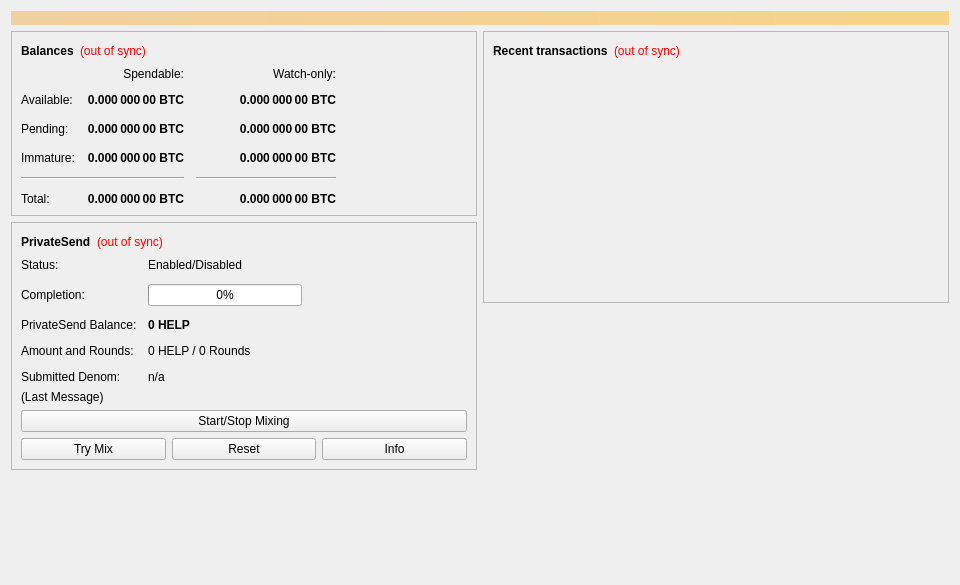
<?xml version="1.0" encoding="UTF-8"?>
<ui version="4.0">
 <class>OverviewPage</class>
 <widget class="QWidget" name="OverviewPage">
  <property name="geometry">
   <rect>
    <x>0</x>
    <y>0</y>
    <width>960</width>
    <height>585</height>
   </rect>
  </property>
  <property name="minimumSize">
   <size>
    <width>960</width>
    <height>0</height>
   </size>
  </property>
  <property name="windowTitle">
   <string>Form</string>
  </property>
  <layout class="QVBoxLayout" name="topLayout">
   <item>
    <widget class="QLabel" name="labelAlerts">
     <property name="visible">
      <bool>false</bool>
     </property>
     <property name="styleSheet">
      <string notr="true">QLabel { background-color: qlineargradient(x1: 0, y1: 0, x2: 1, y2: 0, stop:0 #F0D0A0, stop:1 #F8D488); color:#000000; }</string>
     </property>
     <property name="wordWrap">
      <bool>true</bool>
     </property>
     <property name="margin">
      <number>3</number>
     </property>
     <property name="textInteractionFlags">
      <set>Qt::TextSelectableByMouse</set>
     </property>
    </widget>
   </item>
   <item>
    <layout class="QHBoxLayout" name="horizontalLayout" stretch="1,1">
     <item>
      <layout class="QVBoxLayout" name="verticalLayout_2">
       <item>
        <widget class="QFrame" name="frame">
         <property name="frameShape">
          <enum>QFrame::StyledPanel</enum>
         </property>
         <property name="frameShadow">
          <enum>QFrame::Raised</enum>
         </property>
         <layout class="QVBoxLayout" name="verticalLayout_4">
          <item>
           <layout class="QHBoxLayout" name="horizontalLayout_4">
            <item>
             <widget class="QLabel" name="label_5">
              <property name="font">
               <font>
                <weight>75</weight>
                <bold>true</bold>
               </font>
              </property>
              <property name="text">
               <string>Balances</string>
              </property>
             </widget>
            </item>
            <item>
             <widget class="QLabel" name="labelWalletStatus">
              <property name="toolTip">
               <string>The displayed information may be out of date. Your wallet automatically synchronizes with the Help network after a connection is established, but this process has not completed yet.</string>
              </property>
              <property name="styleSheet">
               <string notr="true">QLabel { color: red; }</string>
              </property>
              <property name="text">
               <string notr="true">(out of sync)</string>
              </property>
              <property name="alignment">
               <set>Qt::AlignLeading|Qt::AlignLeft|Qt::AlignVCenter</set>
              </property>
             </widget>
            </item>
            <item>
             <spacer name="horizontalSpacer_3">
              <property name="orientation">
               <enum>Qt::Horizontal</enum>
              </property>
              <property name="sizeHint" stdset="0">
               <size>
                <width>40</width>
                <height>20</height>
               </size>
              </property>
             </spacer>
            </item>
           </layout>
          </item>
          <item>
           <layout class="QGridLayout" name="gridLayout">
            <property name="spacing">
             <number>12</number>
            </property>
            <item row="2" column="2">
             <widget class="QLabel" name="labelWatchPending">
              <property name="font">
               <font>
                <weight>75</weight>
                <bold>true</bold>
               </font>
              </property>
              <property name="cursor">
               <cursorShape>IBeamCursor</cursorShape>
              </property>
              <property name="toolTip">
               <string>Unconfirmed transactions to watch-only addresses</string>
              </property>
              <property name="text">
               <string notr="true">0.000 000 00 BTC</string>
              </property>
              <property name="alignment">
               <set>Qt::AlignRight|Qt::AlignTrailing|Qt::AlignVCenter</set>
              </property>
              <property name="textInteractionFlags">
               <set>Qt::LinksAccessibleByMouse|Qt::TextSelectableByKeyboard|Qt::TextSelectableByMouse</set>
              </property>
             </widget>
            </item>
            <item row="2" column="1">
             <widget class="QLabel" name="labelUnconfirmed">
              <property name="font">
               <font>
                <weight>75</weight>
                <bold>true</bold>
               </font>
              </property>
              <property name="cursor">
               <cursorShape>IBeamCursor</cursorShape>
              </property>
              <property name="toolTip">
               <string>Total of transactions that have yet to be confirmed, and do not yet count toward the spendable balance</string>
              </property>
              <property name="text">
               <string notr="true">0.000 000 00 BTC</string>
              </property>
              <property name="alignment">
               <set>Qt::AlignRight|Qt::AlignTrailing|Qt::AlignVCenter</set>
              </property>
              <property name="textInteractionFlags">
               <set>Qt::LinksAccessibleByMouse|Qt::TextSelectableByKeyboard|Qt::TextSelectableByMouse</set>
              </property>
             </widget>
            </item>
            <item row="3" column="2">
             <widget class="QLabel" name="labelWatchImmature">
              <property name="font">
               <font>
                <weight>75</weight>
                <bold>true</bold>
               </font>
              </property>
              <property name="cursor">
               <cursorShape>IBeamCursor</cursorShape>
              </property>
              <property name="toolTip">
               <string>Mined balance in watch-only addresses that has not yet matured</string>
              </property>
              <property name="text">
               <string notr="true">0.000 000 00 BTC</string>
              </property>
              <property name="alignment">
               <set>Qt::AlignRight|Qt::AlignTrailing|Qt::AlignVCenter</set>
              </property>
              <property name="textInteractionFlags">
               <set>Qt::LinksAccessibleByMouse|Qt::TextSelectableByKeyboard|Qt::TextSelectableByMouse</set>
              </property>
             </widget>
            </item>
            <item row="4" column="0" colspan="2">
             <widget class="Line" name="lineSpendableBalance">
              <property name="orientation">
               <enum>Qt::Horizontal</enum>
              </property>
             </widget>
            </item>
            <item row="4" column="2">
             <widget class="Line" name="lineWatchBalance">
              <property name="sizePolicy">
               <sizepolicy hsizetype="Preferred" vsizetype="Fixed">
                <horstretch>0</horstretch>
                <verstretch>0</verstretch>
               </sizepolicy>
              </property>
              <property name="minimumSize">
               <size>
                <width>140</width>
                <height>0</height>
               </size>
              </property>
              <property name="orientation">
               <enum>Qt::Horizontal</enum>
              </property>
             </widget>
            </item>
            <item row="5" column="0">
             <widget class="QLabel" name="labelTotalText">
              <property name="text">
               <string>Total:</string>
              </property>
             </widget>
            </item>
            <item row="3" column="1">
             <widget class="QLabel" name="labelImmature">
              <property name="font">
               <font>
                <weight>75</weight>
                <bold>true</bold>
               </font>
              </property>
              <property name="cursor">
               <cursorShape>IBeamCursor</cursorShape>
              </property>
              <property name="toolTip">
               <string>Mined balance that has not yet matured</string>
              </property>
              <property name="text">
               <string notr="true">0.000 000 00 BTC</string>
              </property>
              <property name="alignment">
               <set>Qt::AlignRight|Qt::AlignTrailing|Qt::AlignVCenter</set>
              </property>
              <property name="textInteractionFlags">
               <set>Qt::LinksAccessibleByMouse|Qt::TextSelectableByKeyboard|Qt::TextSelectableByMouse</set>
              </property>
             </widget>
            </item>
            <item row="2" column="3">
             <spacer name="horizontalSpacer_2">
              <property name="orientation">
               <enum>Qt::Horizontal</enum>
              </property>
              <property name="sizeHint" stdset="0">
               <size>
                <width>40</width>
                <height>20</height>
               </size>
              </property>
             </spacer>
            </item>
            <item row="3" column="0">
             <widget class="QLabel" name="labelImmatureText">
              <property name="text">
               <string>Immature:</string>
              </property>
             </widget>
            </item>
            <item row="5" column="1">
             <widget class="QLabel" name="labelTotal">
              <property name="font">
               <font>
                <weight>75</weight>
                <bold>true</bold>
               </font>
              </property>
              <property name="cursor">
               <cursorShape>IBeamCursor</cursorShape>
              </property>
              <property name="toolTip">
               <string>Your current total balance</string>
              </property>
              <property name="text">
               <string notr="true">0.000 000 00 BTC</string>
              </property>
              <property name="alignment">
               <set>Qt::AlignRight|Qt::AlignTrailing|Qt::AlignVCenter</set>
              </property>
              <property name="textInteractionFlags">
               <set>Qt::LinksAccessibleByMouse|Qt::TextSelectableByKeyboard|Qt::TextSelectableByMouse</set>
              </property>
             </widget>
            </item>
            <item row="5" column="2">
             <widget class="QLabel" name="labelWatchTotal">
              <property name="font">
               <font>
                <weight>75</weight>
                <bold>true</bold>
               </font>
              </property>
              <property name="cursor">
               <cursorShape>IBeamCursor</cursorShape>
              </property>
              <property name="toolTip">
               <string>Current total balance in watch-only addresses</string>
              </property>
              <property name="text">
               <string notr="true">0.000 000 00 BTC</string>
              </property>
              <property name="alignment">
               <set>Qt::AlignRight|Qt::AlignTrailing|Qt::AlignVCenter</set>
              </property>
              <property name="textInteractionFlags">
               <set>Qt::LinksAccessibleByMouse|Qt::TextSelectableByKeyboard|Qt::TextSelectableByMouse</set>
              </property>
             </widget>
            </item>
            <item row="0" column="2">
             <widget class="QLabel" name="labelWatchonly">
              <property name="text">
               <string>Watch-only:</string>
              </property>
              <property name="alignment">
               <set>Qt::AlignRight|Qt::AlignTrailing|Qt::AlignVCenter</set>
              </property>
             </widget>
            </item>
            <item row="1" column="0">
             <widget class="QLabel" name="labelBalanceText">
              <property name="text">
               <string>Available:</string>
              </property>
             </widget>
            </item>
            <item row="1" column="1">
             <widget class="QLabel" name="labelBalance">
              <property name="font">
               <font>
                <weight>75</weight>
                <bold>true</bold>
               </font>
              </property>
              <property name="cursor">
               <cursorShape>IBeamCursor</cursorShape>
              </property>
              <property name="toolTip">
               <string>Your current spendable balance</string>
              </property>
              <property name="text">
               <string notr="true">0.000 000 00 BTC</string>
              </property>
              <property name="alignment">
               <set>Qt::AlignRight|Qt::AlignTrailing|Qt::AlignVCenter</set>
              </property>
              <property name="textInteractionFlags">
               <set>Qt::LinksAccessibleByMouse|Qt::TextSelectableByKeyboard|Qt::TextSelectableByMouse</set>
              </property>
             </widget>
            </item>
            <item row="1" column="2">
             <widget class="QLabel" name="labelWatchAvailable">
              <property name="font">
               <font>
                <weight>75</weight>
                <bold>true</bold>
               </font>
              </property>
              <property name="cursor">
               <cursorShape>IBeamCursor</cursorShape>
              </property>
              <property name="toolTip">
               <string>Your current balance in watch-only addresses</string>
              </property>
              <property name="text">
               <string notr="true">0.000 000 00 BTC</string>
              </property>
              <property name="alignment">
               <set>Qt::AlignRight|Qt::AlignTrailing|Qt::AlignVCenter</set>
              </property>
              <property name="textInteractionFlags">
               <set>Qt::LinksAccessibleByMouse|Qt::TextSelectableByKeyboard|Qt::TextSelectableByMouse</set>
              </property>
             </widget>
            </item>
            <item row="2" column="0">
             <widget class="QLabel" name="labelPendingText">
              <property name="text">
               <string>Pending:</string>
              </property>
             </widget>
            </item>
            <item row="0" column="1">
             <widget class="QLabel" name="labelSpendable">
              <property name="text">
               <string>Spendable:</string>
              </property>
              <property name="alignment">
               <set>Qt::AlignRight|Qt::AlignTrailing|Qt::AlignVCenter</set>
              </property>
             </widget>
            </item>
           </layout>
          </item>
         </layout>
        </widget>
       </item>
       <item>
        <widget class="QFrame" name="framePrivateSend">
         <property name="layoutDirection">
          <enum>Qt::LeftToRight</enum>
         </property>
         <property name="frameShape">
          <enum>QFrame::StyledPanel</enum>
         </property>
         <property name="frameShadow">
          <enum>QFrame::Raised</enum>
         </property>
         <layout class="QVBoxLayout" name="VerticalLayout_PS1">
          <item>
           <layout class="QHBoxLayout" name="horizontalLayout_5">
            <item>
             <widget class="QLabel" name="labelPrivateSendHeader">
              <property name="font">
               <font>
                <weight>75</weight>
                <bold>true</bold>
               </font>
              </property>
              <property name="text">
               <string>PrivateSend</string>
              </property>
             </widget>
            </item>
            <item>
             <widget class="QLabel" name="labelPrivateSendSyncStatus">
              <property name="toolTip">
               <string>The displayed information may be out of date. Your wallet automatically synchronizes with the Help network after a connection is established, but this process has not completed yet.</string>
              </property>
              <property name="styleSheet">
               <string notr="true">QLabel { color: red; }</string>
              </property>
              <property name="text">
               <string notr="true">(out of sync)</string>
              </property>
              <property name="alignment">
               <set>Qt::AlignLeading|Qt::AlignLeft|Qt::AlignVCenter</set>
              </property>
             </widget>
            </item>
            <item>
             <spacer name="horizontalSpacer_4">
              <property name="orientation">
               <enum>Qt::Horizontal</enum>
              </property>
              <property name="sizeHint" stdset="0">
               <size>
                <width>40</width>
                <height>20</height>
               </size>
              </property>
             </spacer>
            </item>
           </layout>
          </item>
          <item>
           <layout class="QFormLayout" name="privateSendFormLayout">
            <property name="fieldGrowthPolicy">
             <enum>QFormLayout::AllNonFixedFieldsGrow</enum>
            </property>
            <property name="horizontalSpacing">
             <number>11</number>
            </property>
            <property name="verticalSpacing">
             <number>12</number>
            </property>
            <item row="0" column="0">
             <widget class="QLabel" name="labelPrivateSendEnabledText">
              <property name="text">
               <string>Status:</string>
              </property>
             </widget>
            </item>
            <item row="0" column="1">
             <widget class="QLabel" name="labelPrivateSendEnabled">
              <property name="text">
               <string>Enabled/Disabled</string>
              </property>
             </widget>
            </item>
            <item row="1" column="0">
             <widget class="QLabel" name="labelCompletitionText">
              <property name="text">
               <string>Completion:</string>
              </property>
             </widget>
            </item>
            <item row="1" column="1">
             <widget class="QProgressBar" name="privateSendProgress">
              <property name="maximumSize">
               <size>
                <width>154</width>
                <height>16777215</height>
               </size>
              </property>
              <property name="value">
               <number>0</number>
              </property>
             </widget>
            </item>
            <item row="2" column="0">
             <widget class="QLabel" name="labelAnonymizedText">
              <property name="text">
               <string>PrivateSend Balance:</string>
              </property>
             </widget>
            </item>
            <item row="2" column="1">
             <widget class="QLabel" name="labelAnonymized">
              <property name="font">
               <font>
                <weight>75</weight>
                <bold>true</bold>
               </font>
              </property>
              <property name="text">
               <string notr="true">0 HELP</string>
              </property>
             </widget>
            </item>
            <item row="3" column="0">
             <widget class="QLabel" name="labelAmountAndRoundsText">
              <property name="text">
               <string>Amount and Rounds:</string>
              </property>
             </widget>
            </item>
            <item row="3" column="1">
             <widget class="QLabel" name="labelAmountRounds">
              <property name="text">
               <string>0 HELP / 0 Rounds</string>
              </property>
             </widget>
            </item>
            <item row="4" column="0">
             <widget class="QLabel" name="labelSubmittedDenomText">
              <property name="text">
               <string>Submitted Denom:</string>
              </property>
             </widget>
            </item>
            <item row="4" column="1">
             <widget class="QLabel" name="labelSubmittedDenom">
              <property name="toolTip">
               <string>The denominations you submitted to the Masternode.&lt;br&gt;To mix, other users must submit the exact same denominations.</string>
              </property>
              <property name="text">
               <string>n/a</string>
              </property>
             </widget>
            </item>
           </layout>
          </item>
          <item>
           <layout class="QVBoxLayout" name="VerticalLayout_PS">
            <item>
             <widget class="QLabel" name="labelPrivateSendLastMessage">
              <property name="text">
               <string>(Last Message)</string>
              </property>
              <property name="alignment">
               <set>Qt::AlignLeading|Qt::AlignLeft|Qt::AlignTop</set>
              </property>
              <property name="wordWrap">
               <bool>true</bool>
              </property>
             </widget>
            </item>
            <item>
             <widget class="QPushButton" name="togglePrivateSend">
              <property name="sizePolicy">
               <sizepolicy hsizetype="MinimumExpanding" vsizetype="Fixed">
                <horstretch>0</horstretch>
                <verstretch>0</verstretch>
               </sizepolicy>
              </property>
              <property name="text">
               <string>Start/Stop Mixing</string>
              </property>
             </widget>
            </item>
            <item>
             <layout class="QHBoxLayout" name="horizontalLayout_debugbuttons">
              <item>
               <widget class="QPushButton" name="privateSendAuto">
                <property name="sizePolicy">
                 <sizepolicy hsizetype="MinimumExpanding" vsizetype="Fixed">
                  <horstretch>0</horstretch>
                  <verstretch>0</verstretch>
                 </sizepolicy>
                </property>
                <property name="toolTip">
                 <string>Try to manually submit a PrivateSend request.</string>
                </property>
                <property name="text">
                 <string>Try Mix</string>
                </property>
               </widget>
              </item>
              <item>
               <widget class="QPushButton" name="privateSendReset">
                <property name="sizePolicy">
                 <sizepolicy hsizetype="MinimumExpanding" vsizetype="Fixed">
                  <horstretch>0</horstretch>
                  <verstretch>0</verstretch>
                 </sizepolicy>
                </property>
                <property name="toolTip">
                 <string>Reset the current status of PrivateSend (can interrupt PrivateSend if it's in the process of Mixing, which can cost you money!)</string>
                </property>
                <property name="autoFillBackground">
                 <bool>false</bool>
                </property>
                <property name="text">
                 <string>Reset</string>
                </property>
               </widget>
              </item>
              <item>
               <widget class="QPushButton" name="privateSendInfo">
                <property name="sizePolicy">
                 <sizepolicy hsizetype="MinimumExpanding" vsizetype="Fixed">
                  <horstretch>0</horstretch>
                  <verstretch>0</verstretch>
                 </sizepolicy>
                </property>
                <property name="toolTip">
                 <string>Information about PrivateSend and Mixing</string>
                </property>
                <property name="text">
                 <string>Info</string>
                </property>
               </widget>
              </item>
             </layout>
            </item>
           </layout>
          </item>
         </layout>
        </widget>
       </item>
       <item>
        <spacer name="verticalSpacer">
         <property name="orientation">
          <enum>Qt::Vertical</enum>
         </property>
         <property name="sizeHint" stdset="0">
          <size>
           <width>20</width>
           <height>40</height>
          </size>
         </property>
        </spacer>
       </item>
      </layout>
     </item>
     <item>
      <layout class="QVBoxLayout" name="verticalLayout_3">
       <item>
        <widget class="QFrame" name="frame_2">
         <property name="frameShape">
          <enum>QFrame::StyledPanel</enum>
         </property>
         <property name="frameShadow">
          <enum>QFrame::Raised</enum>
         </property>
         <layout class="QVBoxLayout" name="verticalLayout">
          <item>
           <layout class="QHBoxLayout" name="horizontalLayout_2">
            <item>
             <widget class="QLabel" name="label_4">
              <property name="font">
               <font>
                <weight>75</weight>
                <bold>true</bold>
               </font>
              </property>
              <property name="text">
               <string>Recent transactions</string>
              </property>
             </widget>
            </item>
            <item>
             <widget class="QLabel" name="labelTransactionsStatus">
              <property name="toolTip">
               <string>The displayed information may be out of date. Your wallet automatically synchronizes with the Help network after a connection is established, but this process has not completed yet.</string>
              </property>
              <property name="styleSheet">
               <string notr="true">QLabel { color: red; }</string>
              </property>
              <property name="text">
               <string notr="true">(out of sync)</string>
              </property>
              <property name="alignment">
               <set>Qt::AlignLeading|Qt::AlignLeft|Qt::AlignVCenter</set>
              </property>
             </widget>
            </item>
            <item>
             <spacer name="horizontalSpacer">
              <property name="orientation">
               <enum>Qt::Horizontal</enum>
              </property>
              <property name="sizeHint" stdset="0">
               <size>
                <width>40</width>
                <height>20</height>
               </size>
              </property>
             </spacer>
            </item>
           </layout>
          </item>
          <item>
           <widget class="QListView" name="listTransactions">
            <property name="styleSheet">
             <string notr="true">QListView { background: transparent; }</string>
            </property>
            <property name="frameShape">
             <enum>QFrame::NoFrame</enum>
            </property>
            <property name="verticalScrollBarPolicy">
             <enum>Qt::ScrollBarAlwaysOff</enum>
            </property>
            <property name="horizontalScrollBarPolicy">
             <enum>Qt::ScrollBarAlwaysOff</enum>
            </property>
            <property name="selectionMode">
             <enum>QAbstractItemView::NoSelection</enum>
            </property>
           </widget>
          </item>
         </layout>
        </widget>
       </item>
       <item>
        <spacer name="verticalSpacer_2">
         <property name="orientation">
          <enum>Qt::Vertical</enum>
         </property>
         <property name="sizeHint" stdset="0">
          <size>
           <width>20</width>
           <height>40</height>
          </size>
         </property>
        </spacer>
       </item>
      </layout>
     </item>
    </layout>
   </item>
  </layout>
 </widget>
 <resources/>
 <connections/>
</ui>
